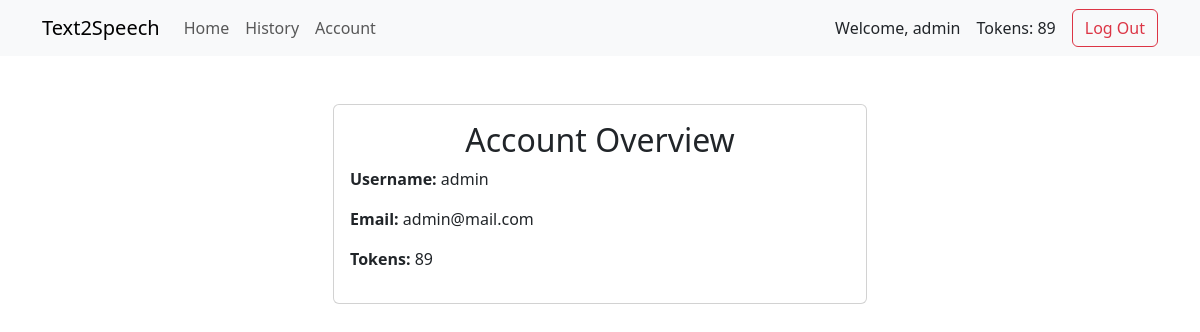
/account/ (signed in), run on the app's committed database.
### accounts/models.py (models this page shows)
class CustomUser(AbstractUser):
    tokens = models.IntegerField(default=100)

### text2speech/views.py (the view)
# urls.py: path("account/", account_page_view, name="account"),
@login_required(login_url="signup")
def account_page_view(request):
    user = request.user
    context = {
        'user': user
    }
    return render(request, 'account.html')

### text2speech/templates/account.html
{% extends "_base.html" %}
{% block content %}
<div class="container mt-5">
    <div class="row justify-content-center">
        <div class="col-md-6">
            <div class="card">
                <div class="card-body">
                    <h2 class="card-title text-center">Account Overview</h2>
                    <div class="mb-3">
                        <strong>Username:</strong> {{ user.username }}
                    </div>
                    <div class="mb-3">
                        <strong>Email:</strong> {{ user.email }}
                    </div>
                    <div class="mb-3">
                        <strong>Tokens:</strong> {{ user.tokens }}
                    </div>
                </div>
            </div>
        </div>
    </div>
</div>
{% endblock %}

### text2speech/templates/_base.html (shortened to what this page needs)
<!DOCTYPE html>
<html lang="en">
<head>
    <link href="https://cdn.jsdelivr.net/npm/bootstrap@5.3.3/dist/css/bootstrap.min.css" rel="stylesheet">
</head>
<body>
<nav class="navbar navbar-expand-lg navbar-light bg-light">
    <div class="container">
        <a class="navbar-brand" href="/">Text2Speech</a>
        <div class="collapse navbar-collapse justify-content-between" id="navbarNavAltMarkup">
            <div class="navbar-nav">
                <a class="nav-link" href="/">Home</a>
                <a class="nav-link" href="/history">History</a>
                <a class="nav-link" href="/account">Account</a>
            </div>
            <div class="d-flex align-items-center">
                <span class="me-3">Welcome, {{ user.username }}</span>
                <span class="me-3">Tokens: {{ user.tokens }}</span>
                <form method="post" action="{% url 'logout' %}">
                    <button type="submit" class="btn btn-outline-danger">Log Out</button>
                </form>
            </div>
        </div>
    </div>
</nav>
<div class="container mt-5">
    {% block content %}
    {% endblock %}
</div>
</body>
</html>

### data on the page
CustomUser: username "admin", tokens "89", email "admin@mail.com"
